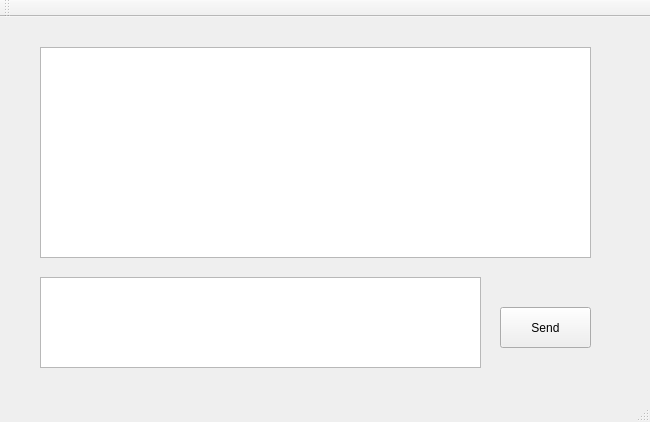
<?xml version="1.0" encoding="UTF-8"?>
<ui version="4.0">
 <class>MainWindow</class>
 <widget class="QMainWindow" name="MainWindow">
  <property name="geometry">
   <rect>
    <x>0</x>
    <y>0</y>
    <width>650</width>
    <height>422</height>
   </rect>
  </property>
  <property name="windowTitle">
   <string>MainWindow</string>
  </property>
  <property name="styleSheet">
   <string notr="true">background-image: url(:/C:/Users/围/Desktop/Picture/1.jpg);</string>
  </property>
  <widget class="QWidget" name="centralWidget">
   <widget class="QTextBrowser" name="textBrowser">
    <property name="geometry">
     <rect>
      <x>40</x>
      <y>30</y>
      <width>551</width>
      <height>211</height>
     </rect>
    </property>
    <property name="styleSheet">
     <string notr="true">color: rgb(97, 255, 49);</string>
    </property>
   </widget>
   <widget class="QPushButton" name="senBtnMuti">
    <property name="geometry">
     <rect>
      <x>500</x>
      <y>290</y>
      <width>91</width>
      <height>41</height>
     </rect>
    </property>
    <property name="styleSheet">
     <string notr="true">border-image: url(:/C:/Users/围/Desktop/Picture/4.jpg);</string>
    </property>
    <property name="text">
     <string>Send</string>
    </property>
   </widget>
   <widget class="QTextEdit" name="textEdit">
    <property name="geometry">
     <rect>
      <x>40</x>
      <y>260</y>
      <width>441</width>
      <height>91</height>
     </rect>
    </property>
    <property name="styleSheet">
     <string notr="true">color: rgb(71, 255, 108);</string>
    </property>
   </widget>
   <widget class="QLabel" name="label">
    <property name="geometry">
     <rect>
      <x>250</x>
      <y>10</y>
      <width>141</width>
      <height>16</height>
     </rect>
    </property>
    <property name="styleSheet">
     <string notr="true">border-image: url(:/C:/Users/围/Desktop/Picture/4.jpg);
color: rgb(2, 2, 2);</string>
    </property>
    <property name="text">
     <string/>
    </property>
   </widget>
  </widget>
  <widget class="QMenuBar" name="menuBar">
   <property name="geometry">
    <rect>
     <x>0</x>
     <y>0</y>
     <width>650</width>
     <height>23</height>
    </rect>
   </property>
  </widget>
  <widget class="QToolBar" name="mainToolBar">
   <attribute name="toolBarArea">
    <enum>TopToolBarArea</enum>
   </attribute>
   <attribute name="toolBarBreak">
    <bool>false</bool>
   </attribute>
  </widget>
  <widget class="QStatusBar" name="statusBar"/>
 </widget>
 <layoutdefault spacing="6" margin="11"/>
 <resources/>
 <connections/>
</ui>
